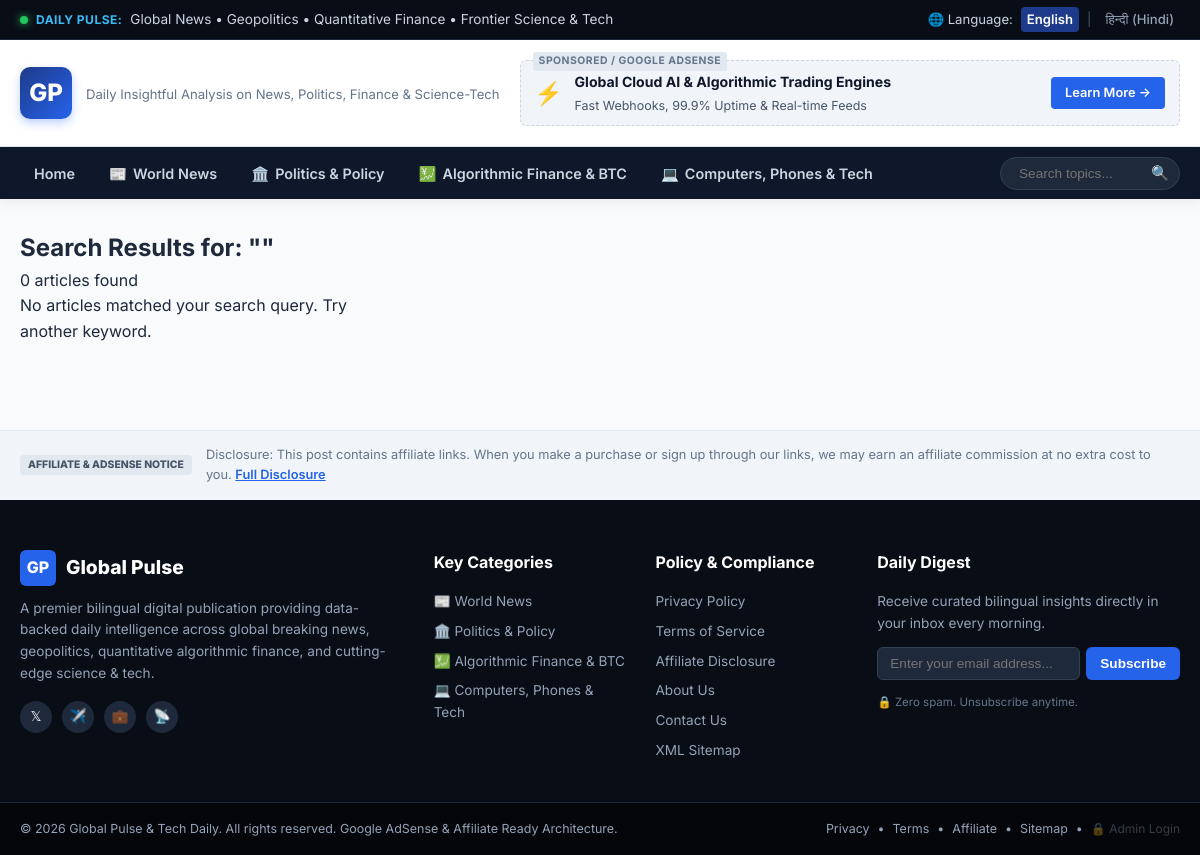
Screenshot of /search with the database file from the repository.
### tables this page shows
CREATE TABLE settings (
            key TEXT PRIMARY KEY,
            value TEXT
        );

### app.py (the view, shortened to what this page needs)
@app.route('/search')
def search():
    query = request.args.get('q', '').strip()
    posts = []
    return render_template('search.html', query=query, posts=posts)

### app.py (called while the page is built)
@app.context_processor
def inject_globals():
    lang = request.args.get('lang') or request.cookies.get('site_lang', 'en')
    settings = get_settings()
    return dict(
        lang=lang,
        settings=settings,
        categories=CATEGORY_META,
        current_year=datetime.now().year,
        is_admin=session.get('is_admin', False)
    )

### database.py (called while the page is built)
def get_db():
    conn = sqlite3.connect(DB_PATH)
    conn.row_factory = sqlite3.Row
    return conn

def get_settings():
    conn = get_db()
    cursor = conn.cursor()
    cursor.execute("SELECT key, value FROM settings")
    rows = cursor.fetchall()
    conn.close()
    return {row['key']: row['value'] for row in rows}

### templates/search.html (shortened to what this page needs)
{% extends "base.html" %}
{% block content %}
<div class="container main-content-wrap">
    <div class="search-header-box">
        <h2>
            {% if lang == 'hi' %}खोज परिणाम: "{{ query }}"{% else %}Search Results for: "{{ query }}"{% endif %}
        </h2>
        <p>{{ posts|length }} {% if lang == 'hi' %}लेख मिले{% else %}articles found{% endif %}</p>
    </div>
    <div class="articles-grid">
        {% for post in posts %}
        <article class="article-card">
            <div class="article-thumb-wrap">
                <a href="{{ url_for('post_detail', slug=post.slug) }}">
                    <img src="{{ post.image_url }}" alt="{{ post.title_en }}" loading="lazy">
                </a>
                <span class="card-badge {{ categories[post.category].badge_class }}">
                    {{ categories[post.category].icon }}
                    {% if lang == 'hi' %}{{ categories[post.category].name_hi }}{% else %}{{ categories[post.category].name_en }}{% endif %}
                </span>
            </div>
            <div class="article-card-body">
                <div class="post-meta-row">
                    <span class="post-date">{{ post.created_at[:10] }}</span>
                    <span class="meta-dot">•</span>
                    <span class="post-views">{{ post.views }} views</span>
                </div>
                <h4 class="article-card-title">
                    <a href="{{ url_for('post_detail', slug=post.slug) }}">
                        {% if lang == 'hi' %}{{ post.title_hi }}{% else %}{{ post.title_en }}{% endif %}
                    </a>
                </h4>
                <p class="article-card-excerpt">
                    {% if lang == 'hi' %}{{ post.excerpt_hi[:110] }}...{% else %}{{ post.excerpt_en[:110] }}...{% endif %}
                </p>
                <div class="card-footer">
                    <a href="{{ url_for('post_detail', slug=post.slug) }}" class="card-read-link">
                        {% if lang == 'hi' %}आगे पढ़ें &rarr;{% else %}Read More &rarr;{% endif %}
                    </a>
                </div>
            </div>
        </article>
        {% else %}
        <div class="empty-state">
            <p>{% if lang == 'hi' %}कोई परिणाम नहीं मिला। कृपया भिन्न शब्दों से पुनः खोजें।{% else %}No articles matched your search query. Try another keyword.{% endif %}</p>
        </div>
        {% endfor %}
    </div>
</div>
{% endblock %}

### templates/base.html (shortened to what this page needs)
<!DOCTYPE html>
<html lang="{{ lang }}">
<head>
    <link rel="stylesheet" href="{{ url_for('static', filename='css/style.css') }}">
</head>
<body class="lang-{{ lang }}">
    <header class="top-ticker-bar">
        <div class="container top-bar-inner">
            <div class="ticker-left">
                <span class="live-pulse-dot"></span>
                <span class="ticker-label">
                    {% if lang == 'hi' %}दैनिक अपडेट्स:{% else %}Daily Pulse:{% endif %}
                </span>
                <span class="ticker-text">
                    {% if lang == 'hi' %}
                    समाचार • राजनीति • वित्तीय ऑटोमेशन • विज्ञान एवं प्रौद्योगिकी की ताज़ा ख़बरें
                    {% else %}
                    Global News • Geopolitics • Quantitative Finance • Frontier Science & Tech
                    {% endif %}
                </span>
            </div>
            <div class="ticker-right">
                <div class="lang-selector-group">
                    <span class="lang-lbl">🌐 Language:</span>
                    <a href="{{ url_for('set_language', lang_code='en') }}" class="lang-btn {% if lang == 'en' %}active{% endif %}">English</a>
                    <span class="lang-divider">|</span>
                    <a href="{{ url_for('set_language', lang_code='hi') }}" class="lang-btn {% if lang == 'hi' %}active{% endif %}">हिन्दी (Hindi)</a>
                </div>
            </div>
        </div>
    </header>
    <div class="header-main-area">
        <div class="container header-layout">
            <div class="site-branding">
                <a href="{{ url_for('home') }}" class="logo-link">
                    <div class="logo-badge">GP</div>
                    <div class="logo-text">
                        <p class="site-tagline">
                            {% if lang == 'hi' %}{{ settings.site_tagline_hi }}{% else %}{{ settings.site_tagline_en }}{% endif %}
                        </p>
                    </div>
                </a>
            </div>
            <div class="header-ad-slot">
                {% if settings.ads_enabled == '1' %}
                <div class="ad-banner-box leaderboard-banner">
                    <span class="ad-sponsored-tag">SPONSORED / GOOGLE ADSENSE</span>
                    <div class="ad-content-mock">
                        <div class="ad-mock-icon">⚡</div>
                        <div class="ad-mock-text">
                            <strong>Global Cloud AI & Algorithmic Trading Engines</strong>
                            <p>Fast Webhooks, 99.9% Uptime & Real-time Feeds</p>
                        </div>
                        <a href="{{ settings.default_affiliate_cta }}" target="_blank" rel="nofollow sponsored" class="ad-cta-btn">Learn More &rarr;</a>
                    </div>
                </div>
                {% endif %}
            </div>
        </div>
    </div>
    <nav class="main-navbar">
        <div class="container nav-container">
            <ul class="nav-links">
                <li><a href="{{ url_for('home') }}" class="nav-item {% if request.endpoint == 'home' %}active{% endif %}">
                    {% if lang == 'hi' %}होम{% else %}Home{% endif %}
                </a></li>
                {% for slug, cat in categories.items() %}
                <li>
                    <a href="{{ url_for('category_view', cat_slug=slug) }}" class="nav-item {% if cat_slug == slug %}active{% endif %}">
                        <span class="cat-icon">{{ cat.icon }}</span>
                        {% if lang == 'hi' %}{{ cat.name_hi }}{% else %}{{ cat.name_en }}{% endif %}
                    </a>
                </li>
                {% endfor %}
            </ul>
            <div class="nav-right-actions">
                <form action="{{ url_for('search') }}" method="GET" class="search-form">
                    <input type="text" name="q" placeholder="{% if lang == 'hi' %}खोजें...{% else %}Search topics...{% endif %}" value="{{ query|default('') }}" required>
                    <button type="submit" aria-label="Search">🔍</button>
                </form>
            </div>
        </div>
    </nav>
    <main class="site-main">
        {% block content %}{% endblock %}
    </main>
    <aside class="affiliate-disclosure-strip">
        <div class="container disclosure-box">
            <span class="disclosure-badge">AFFILIATE & ADSENSE NOTICE</span>
            <p>
                {% if lang == 'hi' %}
                {{ settings.affiliate_disclosure_hi }}
                {% else %}
                {{ settings.affiliate_disclosure_en }}
                {% endif %}
                <a href="{{ url_for('affiliate_disclosure') }}" class="read-more-link">
                    {% if lang == 'hi' %}विस्तार से पढ़ें{% else %}Full Disclosure{% endif %}
                </a>
            </p>
        </div>
    </aside>
    <footer class="site-footer">
        <div class="container footer-grid">
            <div class="footer-col about-col">
                <div class="footer-logo">
                    <span class="footer-logo-badge">GP</span>
                    <span class="footer-logo-text">Global Pulse</span>
                </div>
                <p class="footer-desc">
                    {% if lang == 'hi' %}
                    एक अग्रणी द्विभाषी डिजिटल प्रकाशन जो समाचार, वैश्विक राजनीति, क्वांटिटेटिव वित्त और आधुनिक विज्ञान-प्रौद्योगिकी पर तथ्य-आधारित दैनिक विश्लेषण प्रदान करता है।
                    {% else %}
                    A premier bilingual digital publication providing data-backed daily intelligence across global breaking news, geopolitics, quantitative algorithmic finance, and cutting-edge science & tech.
                    {% endif %}
                </p>
                <div class="footer-socials">
                    <a href="#" class="social-icon" aria-label="Twitter">𝕏</a>
                    <a href="#" class="social-icon" aria-label="Telegram">✈️</a>
                    <a href="#" class="social-icon" aria-label="LinkedIn">💼</a>
                    <a href="{{ url_for('feed') }}" class="social-icon" aria-label="RSS Feed" title="RSS Feed">📡</a>
                </div>
            </div>
            <div class="footer-col">
                <h4 class="footer-heading">{% if lang == 'hi' %}प्रमुख श्रेणियां{% else %}Key Categories{% endif %}</h4>
                <ul class="footer-list">
                    {% for slug, cat in categories.items() %}
                    <li>
                        <a href="{{ url_for('category_view', cat_slug=slug) }}">
                            {{ cat.icon }} {% if lang == 'hi' %}{{ cat.name_hi }}{% else %}{{ cat.name_en }}{% endif %}
                        </a>
                    </li>
                    {% endfor %}
                </ul>
            </div>
            <div class="footer-col">
                <h4 class="footer-heading">{% if lang == 'hi' %}नीति एवं अनुपालन{% else %}Policy & Compliance{% endif %}</h4>
                <ul class="footer-list">
                    <li><a href="{{ url_for('privacy_policy') }}">{% if lang == 'hi' %}गोपनीयता नीति (Privacy Policy){% else %}Privacy Policy{% endif %}</a></li>
                    <li><a href="{{ url_for('terms') }}">{% if lang == 'hi' %}नियम और शर्तें (Terms of Service){% else %}Terms of Service{% endif %}</a></li>
                    <li><a href="{{ url_for('affiliate_disclosure') }}">{% if lang == 'hi' %}एफिलिएट प्रकटीकरण (Affiliate Disclosure){% else %}Affiliate Disclosure{% endif %}</a></li>
                    <li><a href="{{ url_for('about') }}">{% if lang == 'hi' %}हमारे बारे में (About Us){% else %}About Us{% endif %}</a></li>
                    <li><a href="{{ url_for('contact') }}">{% if lang == 'hi' %}संपर्क करें (Contact Us){% else %}Contact Us{% endif %}</a></li>
                    <li><a href="{{ url_for('sitemap') }}">XML Sitemap</a></li>
                </ul>
            </div>
            <div class="footer-col newsletter-col">
                <h4 class="footer-heading">{% if lang == 'hi' %}दैनिक न्यूज़लेटर{% else %}Daily Digest{% endif %}</h4>
                <p class="newsletter-sub">
                    {% if lang == 'hi' %}
                    हर सुबह शीर्ष समाचार और विश्लेषण अपने इनबॉक्स में प्राप्त करें।
                    {% else %}
                    Receive curated bilingual insights directly in your inbox every morning.
                    {% endif %}
                </p>
                <form class="newsletter-form" onsubmit="event.preventDefault(); alert('Thank you for subscribing to daily alerts!');">
                    <input type="email" placeholder="{% if lang == 'hi' %}अपना ईमेल दर्ज करें...{% else %}Enter your email address...{% endif %}" required>
                    <button type="submit">{% if lang == 'hi' %}सब्सक्राइब{% else %}Subscribe{% endif %}</button>
                </form>
                <span class="spam-free-note">🔒 Zero spam. Unsubscribe anytime.</span>
            </div>
        </div>
        <div class="footer-bottom">
            <div class="container footer-bottom-inner">
                <p>&copy; {{ current_year }} Global Pulse & Tech Daily. All rights reserved. Google AdSense & Affiliate Ready Architecture.</p>
                <div class="footer-bottom-links">
                    <a href="{{ url_for('privacy_policy') }}">Privacy</a>
                    <span>•</span>
                    <a href="{{ url_for('terms') }}">Terms</a>
                    <span>•</span>
                    <a href="{{ url_for('affiliate_disclosure') }}">Affiliate</a>
                    <span>•</span>
                    <a href="{{ url_for('sitemap') }}">Sitemap</a>
                    {% if is_admin %}
                    <span>•</span>
                    <a href="{{ url_for('admin') }}">⚙️ Admin</a>
                    <span>•</span>
                    <a href="{{ url_for('admin_logout') }}">Logout</a>
                    {% else %}
                    <span>•</span>
                    <a href="{{ url_for('admin_login') }}" style="opacity: 0.35; font-size: 0.75rem;" title="Admin Portal">🔒 Admin Login</a>
                    {% endif %}
                </div>
            </div>
        </div>
    </footer>
</body>
</html>

### rows the page displays
settings: site_tagline_en "Daily Insightful Analysis on News, Politics, Finance & Science-Tech"
settings: affiliate_disclosure_en "Disclosure: This post contains affiliate links. When you make a purchase or sign up through our links, we may earn an affiliate commission at no extra cost to you."

### other values shown
{{ cat.icon }} "📰" "🏛️" "💹" "💻"
{{ cat.name_en }} "World News" "Politics & Policy" "Algorithmic Finance & BTC" "Computers, Phones & Tech"
{{ posts|length }} "0"
